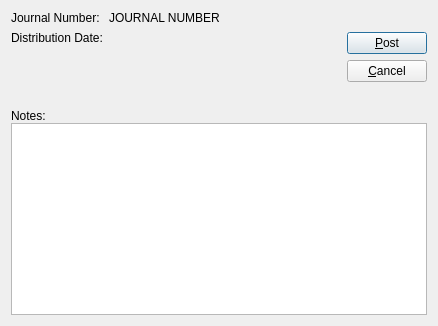
<?xml version="1.0" encoding="UTF-8"?>
<ui version="4.0">
 <comment>This file is part of the xTuple ERP: PostBooks Edition, a free and
open source Enterprise Resource Planning software suite,
Copyright (c) 1999-2011 by OpenMFG LLC, d/b/a xTuple.
It is licensed to you under the Common Public Attribution License
version 1.0, the full text of which (including xTuple-specific Exhibits)
is available at www.xtuple.com/CPAL.  By using this software, you agree
to be bound by its terms.</comment>
 <class>reverseGLSeries</class>
 <widget class="QDialog" name="reverseGLSeries">
  <property name="geometry">
   <rect>
    <x>0</x>
    <y>0</y>
    <width>438</width>
    <height>326</height>
   </rect>
  </property>
  <property name="windowTitle">
   <string>Reverse Journal</string>
  </property>
  <layout class="QVBoxLayout">
   <item>
    <layout class="QHBoxLayout">
     <item>
      <layout class="QVBoxLayout">
       <property name="spacing">
        <number>0</number>
       </property>
       <item>
        <layout class="QGridLayout">
         <item row="0" column="0">
          <widget class="QLabel" name="_journalNumLit">
           <property name="text">
            <string>Journal Number:</string>
           </property>
          </widget>
         </item>
         <item row="1" column="0">
          <widget class="QLabel" name="_distDateLit">
           <property name="text">
            <string>Distribution Date:</string>
           </property>
          </widget>
         </item>
         <item row="0" column="1">
          <widget class="QLabel" name="_journalNum">
           <property name="text">
            <string>JOURNAL NUMBER</string>
           </property>
          </widget>
         </item>
         <item row="1" column="1">
          <widget class="DLineEdit" name="_distDate"/>
         </item>
        </layout>
       </item>
       <item>
        <spacer>
         <property name="orientation">
          <enum>Qt::Vertical</enum>
         </property>
         <property name="sizeType">
          <enum>QSizePolicy::Expanding</enum>
         </property>
         <property name="sizeHint" stdset="0">
          <size>
           <width>20</width>
           <height>0</height>
          </size>
         </property>
        </spacer>
       </item>
      </layout>
     </item>
     <item>
      <layout class="QHBoxLayout">
       <property name="spacing">
        <number>0</number>
       </property>
       <item>
        <spacer>
         <property name="orientation">
          <enum>Qt::Horizontal</enum>
         </property>
         <property name="sizeType">
          <enum>QSizePolicy::Expanding</enum>
         </property>
         <property name="sizeHint" stdset="0">
          <size>
           <width>40</width>
           <height>0</height>
          </size>
         </property>
        </spacer>
       </item>
       <item>
        <layout class="QVBoxLayout">
         <item>
          <layout class="QVBoxLayout">
           <item>
            <widget class="QPushButton" name="_post">
             <property name="text">
              <string>&amp;Post</string>
             </property>
            </widget>
           </item>
           <item>
            <widget class="QPushButton" name="_cancel">
             <property name="text">
              <string>&amp;Cancel</string>
             </property>
            </widget>
           </item>
          </layout>
         </item>
         <item>
          <spacer>
           <property name="orientation">
            <enum>Qt::Vertical</enum>
           </property>
           <property name="sizeType">
            <enum>QSizePolicy::Minimum</enum>
           </property>
           <property name="sizeHint" stdset="0">
            <size>
             <width>20</width>
             <height>0</height>
            </size>
           </property>
          </spacer>
         </item>
        </layout>
       </item>
      </layout>
     </item>
    </layout>
   </item>
   <item>
    <layout class="QVBoxLayout">
     <property name="spacing">
      <number>0</number>
     </property>
     <item>
      <widget class="QLabel" name="_notesLit">
       <property name="text">
        <string>Notes:</string>
       </property>
      </widget>
     </item>
     <item>
      <widget class="QTextEdit" name="_notes"/>
     </item>
    </layout>
   </item>
  </layout>
 </widget>
 <layoutdefault spacing="6" margin="11"/>
 <pixmapfunction>qPixmapFromMimeSource</pixmapfunction>
 <customwidgets>
  <customwidget>
   <class>DLineEdit</class>
   <extends>QWidget</extends>
   <header>datecluster.h</header>
  </customwidget>
 </customwidgets>
 <tabstops>
  <tabstop>_distDate</tabstop>
  <tabstop>_notes</tabstop>
  <tabstop>_cancel</tabstop>
 </tabstops>
 <resources/>
 <connections>
  <connection>
   <sender>_cancel</sender>
   <signal>clicked()</signal>
   <receiver>reverseGLSeries</receiver>
   <slot>reject()</slot>
   <hints>
    <hint type="sourcelabel">
     <x>20</x>
     <y>20</y>
    </hint>
    <hint type="destinationlabel">
     <x>20</x>
     <y>20</y>
    </hint>
   </hints>
  </connection>
 </connections>
</ui>
